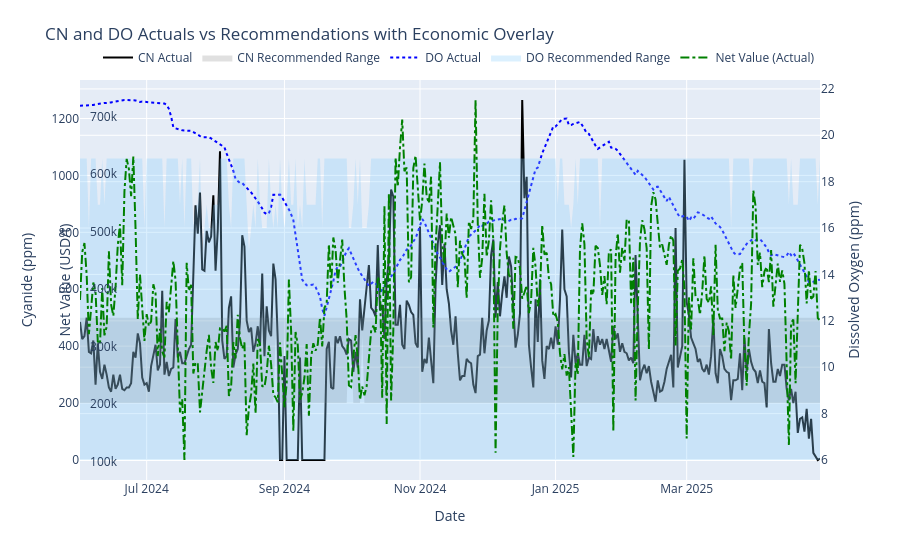

The notebook cell saved with this chart:
### Code cell
# Create the base figure
fig = go.Figure()

# CN Actual trace
fig.add_trace(go.Scatter(
	x=df["Date"],
	y=df["CN_Concentration"],
	mode="lines",
	name="CN Actual",
	line=dict(color="black"),
	hovertemplate="Date: %{x}<br>CN Actual: %{y:.1f} ppm"
))

# CN recommended range (shaded area)
fig.add_trace(go.Scatter(
	x=df["Date"].tolist() + df["Date"][::-1].tolist(),
	y=df["CN_Recommended_High"].tolist() + df["CN_Recommended_Low"][::-1].tolist(),
	fill="toself",
	fillcolor="rgba(100,100,100,0.2)",
	line=dict(color="rgba(255,255,255,0)"),
	hoverinfo="skip",
	name="CN Recommended Range"
))

# DO Actual trace on secondary axis
fig.add_trace(go.Scatter(
	x=df["Date"],
	y=df["Dissolved_Oxygen"],
	mode="lines",
	name="DO Actual",
	line=dict(color="blue", dash="dot"),
	yaxis="y2",
	hovertemplate="Date: %{x}<br>DO Actual: %{y:.2f} ppm"
))

# DO recommended range (shaded area)
fig.add_trace(go.Scatter(
	x=df["Date"].tolist() + df["Date"][::-1].tolist(),
	y=df["DO_Recommended_High"].tolist() + df["DO_Recommended_Low"][::-1].tolist(),
	fill="toself",
	fillcolor="rgba(135,206,250,0.3)",
	line=dict(color="rgba(255,255,255,0)"),
	hoverinfo="skip",
	name="DO Recommended Range",
	yaxis="y2"
))

# Economic overlays
fig.add_trace(go.Scatter(
	x=df["Date"],
	y=df["Actual_Net_Value_USD_t"],
	mode="lines",
	name="Net Value (Actual)",
	line=dict(color="green", width=2, dash="dashdot"),
	yaxis="y3",
	hovertemplate="Date: %{x}<br>Net Value: $%{y:.2f}/t"
))

# Layout updates
fig.update_layout(
	title="CN and DO Actuals vs Recommendations with Economic Overlay",
	xaxis=dict(title="Date"),
	yaxis=dict(title="Cyanide (ppm)"),
	yaxis2=dict(title="Dissolved Oxygen (ppm)", overlaying="y", side="right"),
	yaxis3=dict(
		title="Net Value (USD/t)",
		anchor="free",
		overlaying="y",
		side="left",
		position=0.05,
		showgrid=False
	),
	legend=dict(orientation="h", yanchor="bottom", y=1.02, xanchor="right", x=1),
	margin=dict(t=80)
)

fig.show()

### Figure 1 — Plotly figure (JSON) as saved in the notebook; plotly's stock layout.template omitted (floating-point values rounded to 4 significant figures; data arrays with more than 128 entries replaced by an {"elided": "..."} marker saying what was removed)
{"data": [{"hovertemplate": "Date: %{x}<br>CN Actual: %{y:.1f} ppm", "line": {"color": "black"}, "mode": "lines", "name": "CN Actual", "type": "scatter", "x": {"elided": "334 str values"}, "y": {"elided": "334 int values"}}, {"fill": "toself", "fillcolor": "rgba(100,100,100,0.2)", "hoverinfo": "skip", "line": {"color": "rgba(255,255,255,0)"}, "name": "CN Recommended Range", "type": "scatter", "x": {"elided": "668 str values"}, "y": {"elided": "668 float values"}}, {"hovertemplate": "Date: %{x}<br>DO Actual: %{y:.2f} ppm", "line": {"color": "blue", "dash": "dot"}, "mode": "lines", "name": "DO Actual", "type": "scatter", "x": {"elided": "334 str values"}, "y": {"elided": "334 float values"}, "yaxis": "y2"}, {"fill": "toself", "fillcolor": "rgba(135,206,250,0.3)", "hoverinfo": "skip", "line": {"color": "rgba(255,255,255,0)"}, "name": "DO Recommended Range", "type": "scatter", "x": {"elided": "668 str values"}, "y": {"elided": "668 int values"}, "yaxis": "y2"}, {"hovertemplate": "Date: %{x}<br>Net Value: $%{y:.2f}/t", "line": {"color": "green", "dash": "dashdot", "width": 2}, "mode": "lines", "name": "Net Value (Actual)", "type": "scatter", "x": {"elided": "334 str values"}, "y": {"elided": "334 float values"}, "yaxis": "y3"}], "layout": {"legend": {"orientation": "h", "x": 1, "xanchor": "right", "y": 1.02, "yanchor": "bottom"}, "margin": {"t": 80}, "title": {"text": "CN and DO Actuals vs Recommendations with Economic Overlay"}, "xaxis": {"title": {"text": "Date"}}, "yaxis": {"title": {"text": "Cyanide (ppm)"}}, "yaxis2": {"overlaying": "y", "side": "right", "title": {"text": "Dissolved Oxygen (ppm)"}}, "yaxis3": {"anchor": "free", "overlaying": "y", "position": 0.05, "showgrid": false, "side": "left", "title": {"text": "Net Value (USD/t)"}}}}
